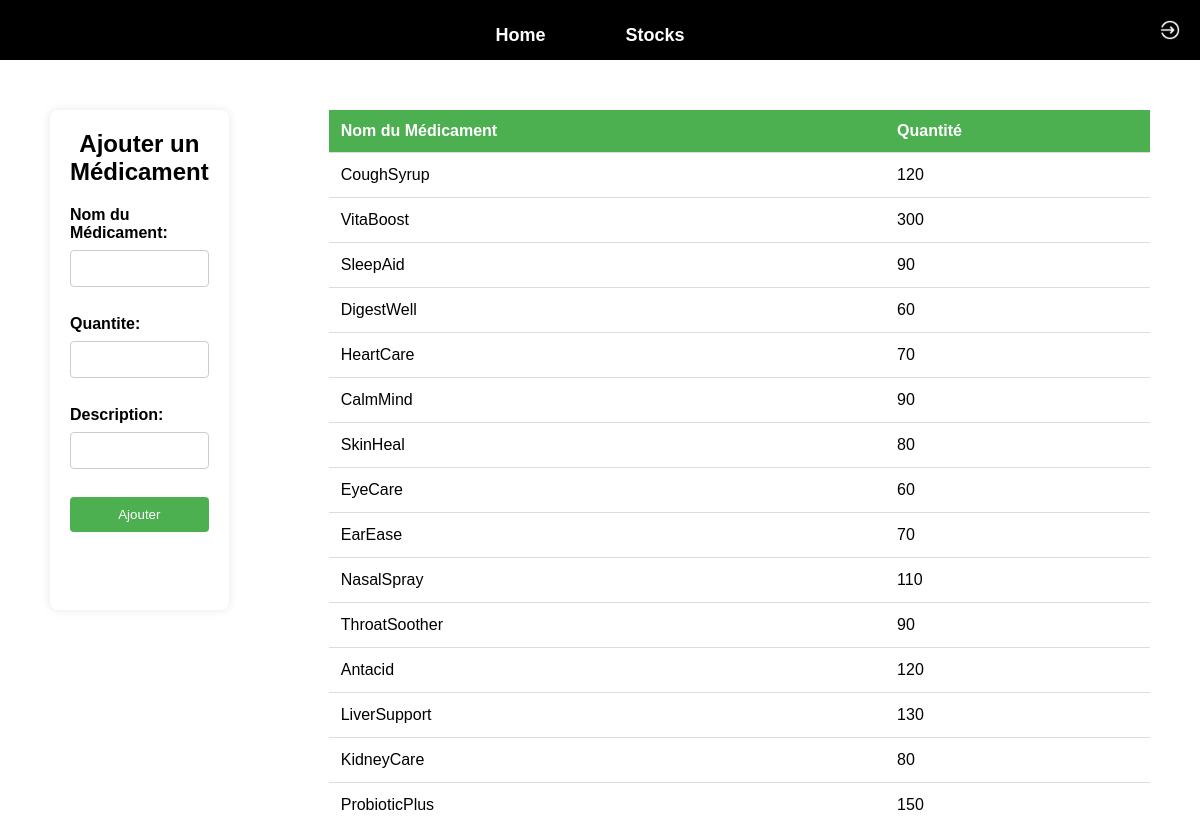
The page /pages/stock.php (signed in) on the database its author committed.
### tables this page shows
CREATE TABLE `medicament` (
  `id` int(11) NOT NULL,
  `nom` varchar(255) NOT NULL,
  `quantite` int(11) NOT NULL,
  `description` varchar(255) DEFAULT NULL
);

### comps/recup_medicament.php (called while the page is built, shortened)
<?php
$pdo = connection();
$sql = "SELECT * FROM medicament";
$stmt = $pdo->prepare($sql);
$stmt->execute();
$result = $stmt->fetchAll();

### pages/stock.php (the view, shortened to what this page needs)
<?php
require_once '../comps/recup_medicament.php';
$pdo = connection();
$sql = "SELECT * FROM medicament";
$stmt = $pdo->prepare($sql);
$stmt->execute();
$result = $stmt->fetchAll();
?>
<!DOCTYPE html>
<html lang="fr">
<head>
    <link rel="stylesheet" href="../Style/stylesheet.css">
    <link rel="stylesheet" href="../Style/stocksteel.css">
</head>
    <header class="header">
        <nav class="nav">
            <li> <a href="../index.php" data-text="Home">Home</a> </li>
            <li> <a href="stock.php" data-text="Stocks">Stocks</a> </li>
        </nav>
        <a href="../comps/logout.php">
            <img src="../Images/icons8-login-50.png" alt="Login">
        </a>
    </header>
    <body>
    <div class="global">
    <div class="form-container">
        <h1>Ajouter un Médicament</h1>
        <form action="../comps/insert_medicament.php" method="post">
            <label for="nom">Nom du Médicament:</label>
            <input type="text" id="nom" name="nom" required><br><br>
            <label for="nom">Quantite:</label>
            <input type="text" id="quantite" name="quantite" required><br><br>
            <label for="nom">Description:</label>
            <input type="text" id="quantite" name="description" required><br><br>
            <input type="submit" value="Ajouter">
        </form>
    </div>
    <div class="table" style="overflow-x: auto;">
    <table>
        <thead>
        <tr>
            <th>Nom du Médicament</th>
            <th>Quantité</th>
        </tr>
        </thead>
        <tbody>
        <?php if (count($result) > 0): ?>
            <?php foreach ($result as $medicament): ?>
                <tr>
                    <td><?php echo htmlspecialchars($medicament['nom']); ?></td>
                    <td><?php echo htmlspecialchars($medicament['quantite']); ?></td>
                </tr>
            <?php endforeach; ?>
        <?php else: ?>
            <tr>
                <td colspan="3">Aucun médicament en stock.</td>
            </tr>
        <?php endif; ?>
        </tbody>
    </table>
    </div>
    </div>
    </body>
</html>

### Style/stylesheet.css (style rules this page uses)
* { margin: 0; padding: 0; box-sizing: border-box; font-family: "Montserrat", sans-serif; scroll-behavior: smooth; }
body { overflow-x: hidden; background-image:url(../Images/lines.webp); }
.header { display: flex; align-items: center; background-color: black; height: 60px; border-color: aliceblue; border-bottom: 5px; top:0; left: 0; width: 100%; z-index: 20; }
.nav { position: relative; display: flex; list-style: none; box-sizing: border-box ; margin: auto; margin-bottom: 0%; margin-top: 10px; }
.nav li { margin: 40px; overflow: hidden; }
.nav a { font-size: 18px; font-weight: bold; color: white; text-decoration: none; position: relative; display: block; transition: transform 0.4s; }
.nav a::before { content: attr(data-text); position: absolute; top: 100%; }
img { position: relative; display: flex; height: 20px; width: 20px; right: 20px; }

### Style/stocksteel.css (style rules this page uses)
.global { display: flex; flex-direction: row; margin:50px; height: 500px; }
.form-container { background-color: #fff; padding: 20px; border-radius: 8px; box-shadow: 0 0 10px rgba(0, 0, 0, 0.1); width: 300px; align-items: center; margin-right: 100px; }
.form-container h1 { text-align: center; font-size: 24px; margin-bottom: 20px; }
.form-container label { display: block; margin-bottom: 8px; font-weight: bold; }
.form-container input[type="text"], .form-container input[type="date"], .form-container input[type="submit"] { width: 100%; padding: 10px; margin-bottom: 10px; border: 1px solid #ccc; border-radius: 4px; }
.form-container input[type="submit"] { background-color: #4CAF50; color: white; border: none; cursor: pointer; }

### pages/stock.php (style rules this page uses)
.table { height: 700px; overflow-y: scroll; }
table { border-collapse: collapse; margin: 10px auto; margin-top:0; background-color: #fff; box-shadow: 0 0 10px rgba(0, 0, 0, 0.1); width: 140vh; }
th, td { padding: 12px; text-align: left; border-bottom: 1px solid #ddd; }
th { background-color: #4CAF50; color: white; }

### rows shown on the page
medicament: nom "CoughSyrup", quantite "120"
medicament: nom "VitaBoost", quantite "300"
medicament: nom "SleepAid", quantite "90"
medicament: nom "DigestWell", quantite "60"
medicament: nom "HeartCare", quantite "70"
medicament: nom "CalmMind", quantite "90"
medicament: nom "SkinHeal", quantite "80"
medicament: nom "EyeCare", quantite "60"
medicament: nom "EarEase", quantite "70"
medicament: nom "NasalSpray", quantite "110"
medicament: nom "ThroatSoother", quantite "90"
medicament: nom "Antacid", quantite "120"
medicament: nom "LiverSupport", quantite "130"
medicament: nom "KidneyCare", quantite "80"
medicament: nom "ProbioticPlus", quantite "150"
